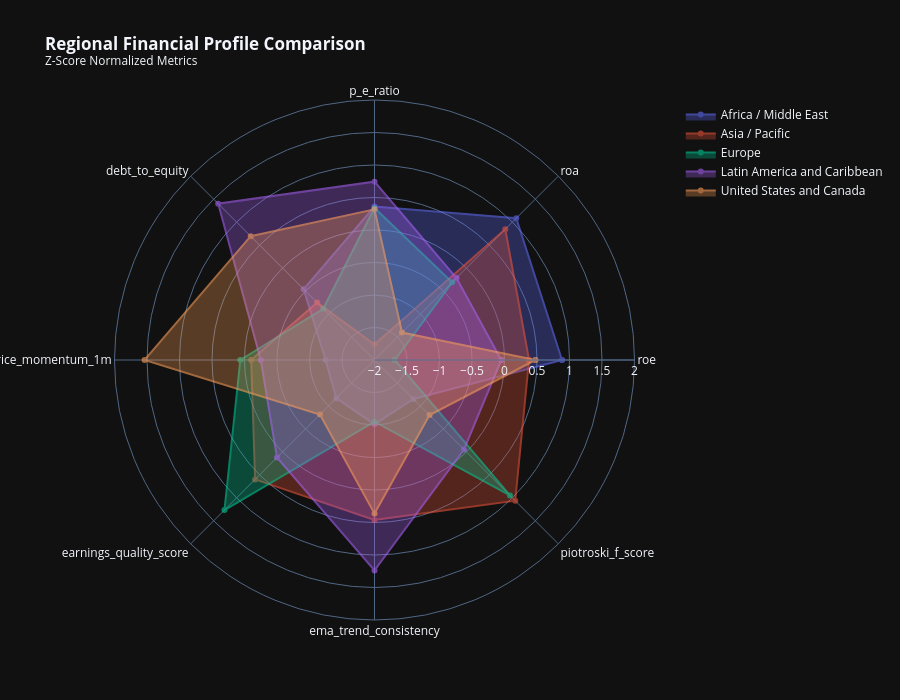
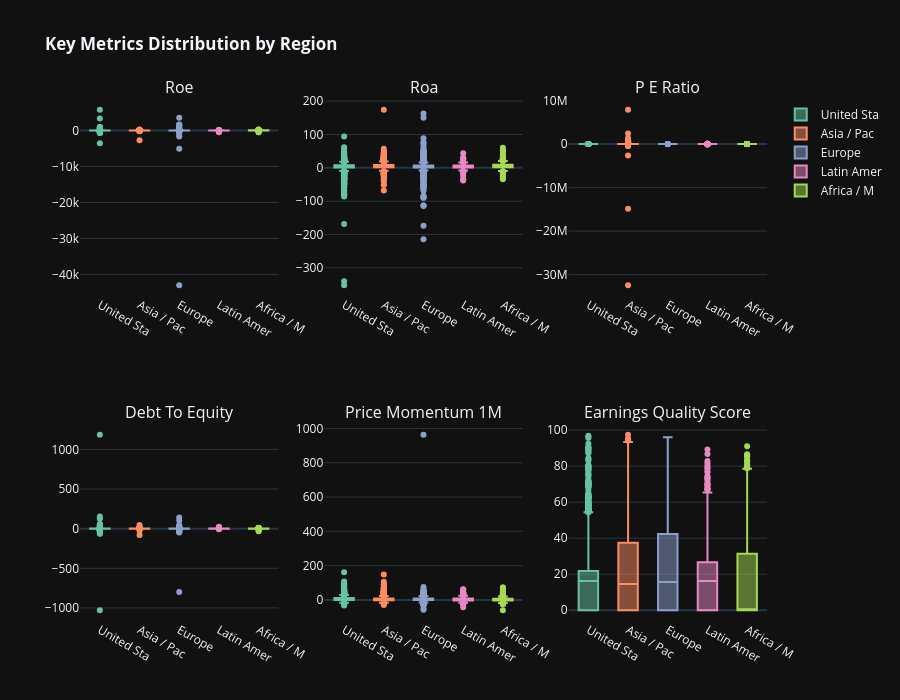

The notebook cell these images were saved under, in order:
### Markdown cell above
## Cell 5: Regional Benchmarking Dashboard

Comprehensive regional analysis with key financial metrics comparison.

### Code cell
# ============================================================================
# Cell 5: Regional Benchmarking Dashboard
# ============================================================================

print('=' * 80)
print('🌍 REGIONAL BENCHMARKING DASHBOARD')
print('=' * 80)

region_dir = OUTPUT_DIR / 'eda' / 'by_region'

if 'region' in df.columns:
    # Key metrics for regional comparison
    benchmark_metrics = [
        'roe', 'roa', 'p_e_ratio', 'debt_to_equity', 'price_momentum_1m',
        'earnings_quality_score', 'ema_trend_consistency', 'piotroski_f_score',
        'altman_z_score', 'dividend_yield', 'revenue_growth_yoy',
    ]
    available_metrics = [m for m in benchmark_metrics if m in df.columns]

    # ============================================================================
    # 5.1 Regional Statistics Table
    # ============================================================================
    print('\n📊 Computing Regional Statistics...')

    regional_metrics_stats = df.groupby('region')[available_metrics].agg(['mean', 'median', 'std', 'count'])
    regional_metrics_stats.columns = ['_'.join(col) for col in regional_metrics_stats.columns]

    # Save to JSON
    regional_stats_dict = regional_metrics_stats.to_dict()
    with open(region_dir / 'regional_statistics.json', 'w') as f:
        json.dump({k: {str(kk): vv for kk, vv in v.items()}
                   for k, v in regional_stats_dict.items()}, f, indent=2, default=str)
    print(f'  ✓ Saved: regional_statistics.json')

    # ============================================================================
    # 5.2 Regional Radar Charts
    # ============================================================================
    print('\n🎯 Creating Regional Radar Charts...')

    # Normalize metrics for radar chart
    radar_metrics = available_metrics[:8]  # Limit for readability
    regional_means = df.groupby('region')[radar_metrics].mean()

    # Z-score normalize for comparability
    regional_normalized = (regional_means - regional_means.mean()) / regional_means.std()
    regional_normalized = regional_normalized.fillna(0)

    fig_radar = go.Figure()
    for region in regional_normalized.index:
        fig_radar.add_trace(go.Scatterpolar(
            r=regional_normalized.loc[region].values.tolist() + [regional_normalized.loc[region].values[0]],
            theta=radar_metrics + [radar_metrics[0]],
            fill='toself', name=str(region), opacity=0.6,
        ))

    fig_radar.update_layout(
        polar=dict(radialaxis=dict(visible=True, range=[-2, 2])),
        title='<b>Regional Financial Profile Comparison</b><br><sup>Z-Score Normalized Metrics</sup>',
        template=PLOTLY_TEMPLATE, height=700,
    )
    fig_radar.write_html(region_dir / 'regional_radar_comparison.html')
    fig_radar.show()
    print(f'  ✓ Saved: regional_radar_comparison.html')

    # ============================================================================
    # 5.3 Regional Box Plots Grid
    # ============================================================================
    print('\n📦 Creating Regional Box Plot Grid...')

    n_metrics = min(6, len(available_metrics))
    rows = 2
    cols = 3

    fig_boxes = make_subplots(
        rows=rows, cols=cols,
        subplot_titles=[m.replace('_', ' ').title() for m in available_metrics[:n_metrics]],
    )

    for idx, metric in enumerate(available_metrics[:n_metrics]):
        row = idx // cols + 1
        col = idx % cols + 1

        for i, region in enumerate(df['region'].unique()):
            region_data = df[df['region'] == region][metric].dropna()
            fig_boxes.add_trace(
                go.Box(y=region_data, name=str(region)[:10],
                       marker_color=px.colors.qualitative.Set2[i % 8],
                       showlegend=(idx == 0)),
                row=row, col=col
            )

    fig_boxes.update_layout(
        title='<b>Key Metrics Distribution by Region</b>',
        template=PLOTLY_TEMPLATE, height=700, showlegend=True,
    )
    fig_boxes.write_html(region_dir / 'regional_boxplots.html')
    fig_boxes.show()
    print(f'  ✓ Saved: regional_boxplots.html')

    # ============================================================================
    # 5.4 Regional Valuation Comparison (Statistical)
    # ============================================================================
    print('\n📊 Performing Statistical Regional Valuation Comparison...')
    valuation_metrics = ['p_e_ratio', 'p_b_ratio', 'ev_ebitda', 'dividend_yield']
    valuation_metrics = [m for m in valuation_metrics if m in df.columns]

    if valuation_metrics:
        regional_val_result = eda.compare_regional_valuations(
            df, metrics=valuation_metrics, region_column='region',
            include_tests=True, test_method='kruskal'
        )

        # The result is a dict with 'distributions' (DataFrame) and 'statistical_tests' (dict)
        distributions_df = regional_val_result['distributions']
        statistical_tests = regional_val_result['statistical_tests']

        # Create an interactive visualization from the distributions data
        fig_regional_val = px.bar(
            distributions_df,
            x='region',
            y='mean',
            color='metric',
            barmode='group',
            error_y='std',
            title='<b>Regional Valuation Comparison</b>',
            template=PLOTLY_TEMPLATE
        )
        fig_regional_val.show()
        fig_regional_val.write_html(region_dir / 'regional_valuation_comparison.html')
        print(f'  ✓ Saved: regional_valuation_comparison.html')

        # Also print statistical significance
        print("\n  📊 Statistical Test Results:")
        for metric, test_result in statistical_tests.items():
            sig = "✓ Significant" if test_result.get('significant') else "✗ Not significant"
            print(f"    {metric}: p-value={test_result.get('p_value', 0):.4f} ({sig})")

print('\n✓ Regional Benchmarking Complete')

### Figure 1 — Plotly figure (JSON) as saved in the notebook; plotly's stock layout.template omitted (floating-point values rounded to 4 significant figures)
{"data": [{"fill": "toself", "name": "Africa / Middle East", "opacity": 0.6, "r": [0.8847, 1.084, 0.3604, -0.4587, -1.248, -1.169, -1.011, -1.153, 0.8847], "theta": ["roe", "roa", "p_e_ratio", "debt_to_equity", "price_momentum_1m", "earnings_quality_score", "ema_trend_consistency", "piotroski_f_score", "roe"], "type": "scatterpolar"}, {"fill": "toself", "name": "Asia / Pacific", "opacity": 0.6, "r": [0.377, 0.8457, -1.761, -0.751, -0.1033, 0.5978, 0.4613, 1.061, 0.377], "theta": ["roe", "roa", "p_e_ratio", "debt_to_equity", "price_momentum_1m", "earnings_quality_score", "ema_trend_consistency", "piotroski_f_score", "roe"], "type": "scatterpolar"}, {"fill": "toself", "name": "Europe", "opacity": 0.6, "r": [-1.687, -0.3106, 0.3393, -0.8844, 0.06414, 1.264, -1.051, 0.9474, -1.687], "theta": ["roe", "roa", "p_e_ratio", "debt_to_equity", "price_momentum_1m", "earnings_quality_score", "ema_trend_consistency", "piotroski_f_score", "roe"], "type": "scatterpolar"}, {"fill": "toself", "name": "Latin America and Caribbean", "opacity": 0.6, "r": [-0.04953, -0.2164, 0.7434, 1.401, -0.2508, 0.1209, 1.237, -0.05343, -0.04953], "theta": ["roe", "roa", "p_e_ratio", "debt_to_equity", "price_momentum_1m", "earnings_quality_score", "ema_trend_consistency", "piotroski_f_score", "roe"], "type": "scatterpolar"}, {"fill": "toself", "name": "United States and Canada", "opacity": 0.6, "r": [0.4752, -1.402, 0.318, 0.6931, 1.538, -0.8142, 0.3632, -0.8023, 0.4752], "theta": ["roe", "roa", "p_e_ratio", "debt_to_equity", "price_momentum_1m", "earnings_quality_score", "ema_trend_consistency", "piotroski_f_score", "roe"], "type": "scatterpolar"}], "layout": {"polar": {"radialaxis": {"visible": true, "range": [-2, 2]}}, "title": {"text": "<b>Regional Financial Profile Comparison</b><br><sup>Z-Score Normalized Metrics</sup>"}, "height": 700}}

### Figure 2 — Plotly figure (JSON) as saved in the notebook; plotly's stock layout.template omitted (floating-point values rounded to 4 significant figures; data arrays with more than 128 entries replaced by an {"elided": "..."} marker saying what was removed)
{"data": [{"marker": {"color": "rgb(102,194,165)"}, "name": "United Sta", "showlegend": true, "y": {"elided": "1800 float values"}, "type": "box", "xaxis": "x", "yaxis": "y"}, {"marker": {"color": "rgb(252,141,98)"}, "name": "Asia / Pac", "showlegend": true, "y": {"elided": "2052 float values"}, "type": "box", "xaxis": "x", "yaxis": "y"}, {"marker": {"color": "rgb(141,160,203)"}, "name": "Europe", "showlegend": true, "y": {"elided": "2060 float values"}, "type": "box", "xaxis": "x", "yaxis": "y"}, {"marker": {"color": "rgb(231,138,195)"}, "name": "Latin Amer", "showlegend": true, "y": {"elided": "352 float values"}, "type": "box", "xaxis": "x", "yaxis": "y"}, {"marker": {"color": "rgb(166,216,84)"}, "name": "Africa / M", "showlegend": true, "y": {"elided": "719 float values"}, "type": "box", "xaxis": "x", "yaxis": "y"}, {"marker": {"color": "rgb(102,194,165)"}, "name": "United Sta", "showlegend": false, "y": {"elided": "1800 float values"}, "type": "box", "xaxis": "x2", "yaxis": "y2"}, {"marker": {"color": "rgb(252,141,98)"}, "name": "Asia / Pac", "showlegend": false, "y": {"elided": "2052 float values"}, "type": "box", "xaxis": "x2", "yaxis": "y2"}, {"marker": {"color": "rgb(141,160,203)"}, "name": "Europe", "showlegend": false, "y": {"elided": "2060 float values"}, "type": "box", "xaxis": "x2", "yaxis": "y2"}, {"marker": {"color": "rgb(231,138,195)"}, "name": "Latin Amer", "showlegend": false, "y": {"elided": "352 float values"}, "type": "box", "xaxis": "x2", "yaxis": "y2"}, {"marker": {"color": "rgb(166,216,84)"}, "name": "Africa / M", "showlegend": false, "y": {"elided": "719 float values"}, "type": "box", "xaxis": "x2", "yaxis": "y2"}, {"marker": {"color": "rgb(102,194,165)"}, "name": "United Sta", "showlegend": false, "y": {"elided": "1798 float values"}, "type": "box", "xaxis": "x3", "yaxis": "y3"}, {"marker": {"color": "rgb(252,141,98)"}, "name": "Asia / Pac", "showlegend": false, "y": {"elided": "2031 float values"}, "type": "box", "xaxis": "x3", "yaxis": "y3"}, {"marker": {"color": "rgb(141,160,203)"}, "name": "Europe", "showlegend": false, "y": {"elided": "2057 float values"}, "type": "box", "xaxis": "x3", "yaxis": "y3"}, {"marker": {"color": "rgb(231,138,195)"}, "name": "Latin Amer", "showlegend": false, "y": {"elided": "344 float values"}, "type": "box", "xaxis": "x3", "yaxis": "y3"}, {"marker": {"color": "rgb(166,216,84)"}, "name": "Africa / M", "showlegend": false, "y": {"elided": "715 float values"}, "type": "box", "xaxis": "x3", "yaxis": "y3"}, {"marker": {"color": "rgb(102,194,165)"}, "name": "United Sta", "showlegend": false, "y": {"elided": "1800 float values"}, "type": "box", "xaxis": "x4", "yaxis": "y4"}, {"marker": {"color": "rgb(252,141,98)"}, "name": "Asia / Pac", "showlegend": false, "y": {"elided": "2052 float values"}, "type": "box", "xaxis": "x4", "yaxis": "y4"}, {"marker": {"color": "rgb(141,160,203)"}, "name": "Europe", "showlegend": false, "y": {"elided": "2060 float values"}, "type": "box", "xaxis": "x4", "yaxis": "y4"}, {"marker": {"color": "rgb(231,138,195)"}, "name": "Latin Amer", "showlegend": false, "y": {"elided": "352 float values"}, "type": "box", "xaxis": "x4", "yaxis": "y4"}, {"marker": {"color": "rgb(166,216,84)"}, "name": "Africa / M", "showlegend": false, "y": {"elided": "719 float values"}, "type": "box", "xaxis": "x4", "yaxis": "y4"}, {"marker": {"color": "rgb(102,194,165)"}, "name": "United Sta", "showlegend": false, "y": {"elided": "1800 float values"}, "type": "box", "xaxis": "x5", "yaxis": "y5"}, {"marker": {"color": "rgb(252,141,98)"}, "name": "Asia / Pac", "showlegend": false, "y": {"elided": "2052 float values"}, "type": "box", "xaxis": "x5", "yaxis": "y5"}, {"marker": {"color": "rgb(141,160,203)"}, "name": "Europe", "showlegend": false, "y": {"elided": "2060 float values"}, "type": "box", "xaxis": "x5", "yaxis": "y5"}, {"marker": {"color": "rgb(231,138,195)"}, "name": "Latin Amer", "showlegend": false, "y": {"elided": "352 float values"}, "type": "box", "xaxis": "x5", "yaxis": "y5"}, {"marker": {"color": "rgb(166,216,84)"}, "name": "Africa / M", "showlegend": false, "y": {"elided": "719 float values"}, "type": "box", "xaxis": "x5", "yaxis": "y5"}, {"marker": {"color": "rgb(102,194,165)"}, "name": "United Sta", "showlegend": false, "y": {"elided": "1800 float values"}, "type": "box", "xaxis": "x6", "yaxis": "y6"}, {"marker": {"color": "rgb(252,141,98)"}, "name": "Asia / Pac", "showlegend": false, "y": {"elided": "2052 float values"}, "type": "box", "xaxis": "x6", "yaxis": "y6"}, {"marker": {"color": "rgb(141,160,203)"}, "name": "Europe", "showlegend": false, "y": {"elided": "2060 float values"}, "type": "box", "xaxis": "x6", "yaxis": "y6"}, {"marker": {"color": "rgb(231,138,195)"}, "name": "Latin Amer", "showlegend": false, "y": {"elided": "352 float values"}, "type": "box", "xaxis": "x6", "yaxis": "y6"}, {"marker": {"color": "rgb(166,216,84)"}, "name": "Africa / M", "showlegend": false, "y": {"elided": "719 float values"}, "type": "box", "xaxis": "x6", "yaxis": "y6"}], "layout": {"xaxis": {"anchor": "y", "domain": [0.0, 0.2889]}, "yaxis": {"anchor": "x", "domain": [0.625, 1.0]}, "xaxis2": {"anchor": "y2", "domain": [0.3556, 0.6444]}, "yaxis2": {"anchor": "x2", "domain": [0.625, 1.0]}, "xaxis3": {"anchor": "y3", "domain": [0.7111, 1.0]}, "yaxis3": {"anchor": "x3", "domain": [0.625, 1.0]}, "xaxis4": {"anchor": "y4", "domain": [0.0, 0.2889]}, "yaxis4": {"anchor": "x4", "domain": [0.0, 0.375]}, "xaxis5": {"anchor": "y5", "domain": [0.3556, 0.6444]}, "yaxis5": {"anchor": "x5", "domain": [0.0, 0.375]}, "xaxis6": {"anchor": "y6", "domain": [0.7111, 1.0]}, "yaxis6": {"anchor": "x6", "domain": [0.0, 0.375]}, "annotations": [{"font": {"size": 16}, "showarrow": false, "text": "Roe", "x": 0.1444, "xanchor": "center", "xref": "paper", "y": 1.0, "yanchor": "bottom", "yref": "paper"}, {"font": {"size": 16}, "showarrow": false, "text": "Roa", "x": 0.5, "xanchor": "center", "xref": "paper", "y": 1.0, "yanchor": "bottom", "yref": "paper"}, {"font": {"size": 16}, "showarrow": false, "text": "P E Ratio", "x": 0.8556, "xanchor": "center", "xref": "paper", "y": 1.0, "yanchor": "bottom", "yref": "paper"}, {"font": {"size": 16}, "showarrow": false, "text": "Debt To Equity", "x": 0.1444, "xanchor": "center", "xref": "paper", "y": 0.375, "yanchor": "bottom", "yref": "paper"}, {"font": {"size": 16}, "showarrow": false, "text": "Price Momentum 1M", "x": 0.5, "xanchor": "center", "xref": "paper", "y": 0.375, "yanchor": "bottom", "yref": "paper"}, {"font": {"size": 16}, "showarrow": false, "text": "Earnings Quality Score", "x": 0.8556, "xanchor": "center", "xref": "paper", "y": 0.375, "yanchor": "bottom", "yref": "paper"}], "title": {"text": "<b>Key Metrics Distribution by Region</b>"}, "height": 700, "showlegend": true}}
